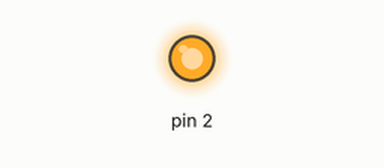
The sketch below on a simulated Arduino Uno, built with avr-gcc and run on an emulated ATmega328P. On the bench: output pins drawn as LEDs (lit = HIGH).

Above: at 0.1 s.
At 9.1 s:
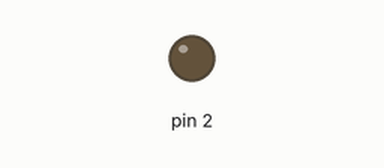
Timing chart, 0 to 10.6 s (numbered marks = the images above):
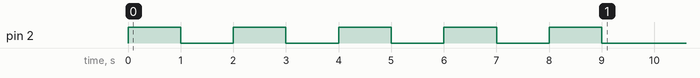

The sketch:

Question3.2-1.ino
```cpp
void setup () {
  Serial.begin (9600);
  pinMode (2, OUTPUT);

  int i;
  for (i = 0;i < 5;i++) {
    digitalWrite (2, HIGH);
    delay (1000);
    digitalWrite (2, LOW);
    delay (1000);
  }
}

void loop () {

}
```
